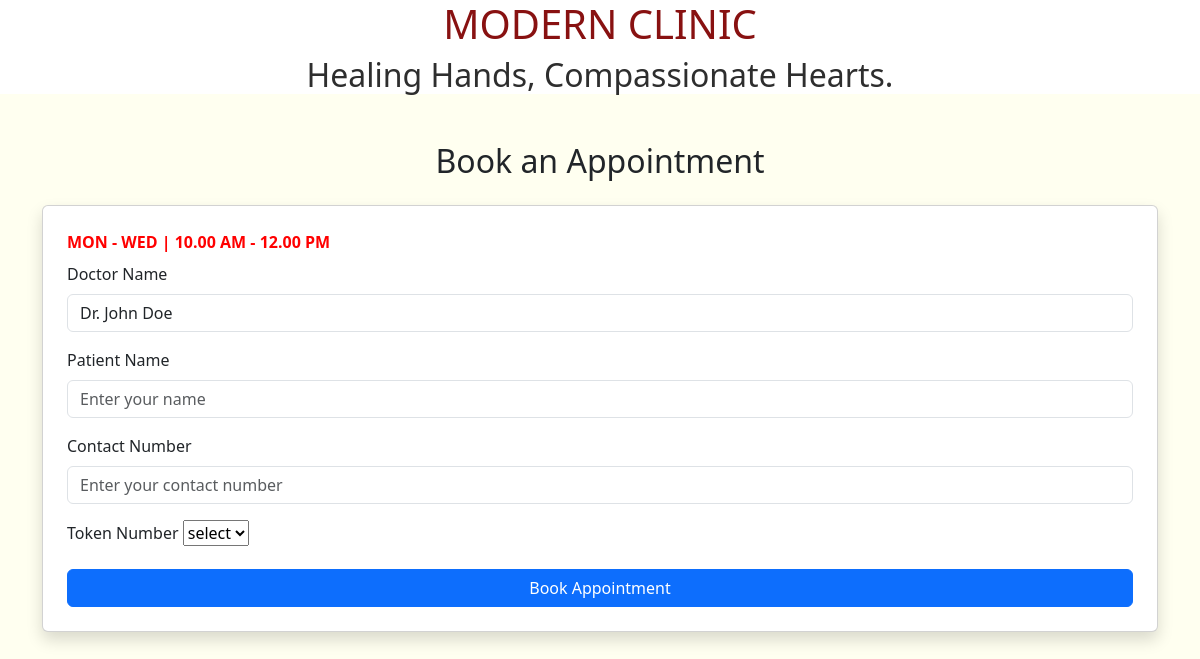
/booking/appointment/1, run on an earlier commit of the app's database.
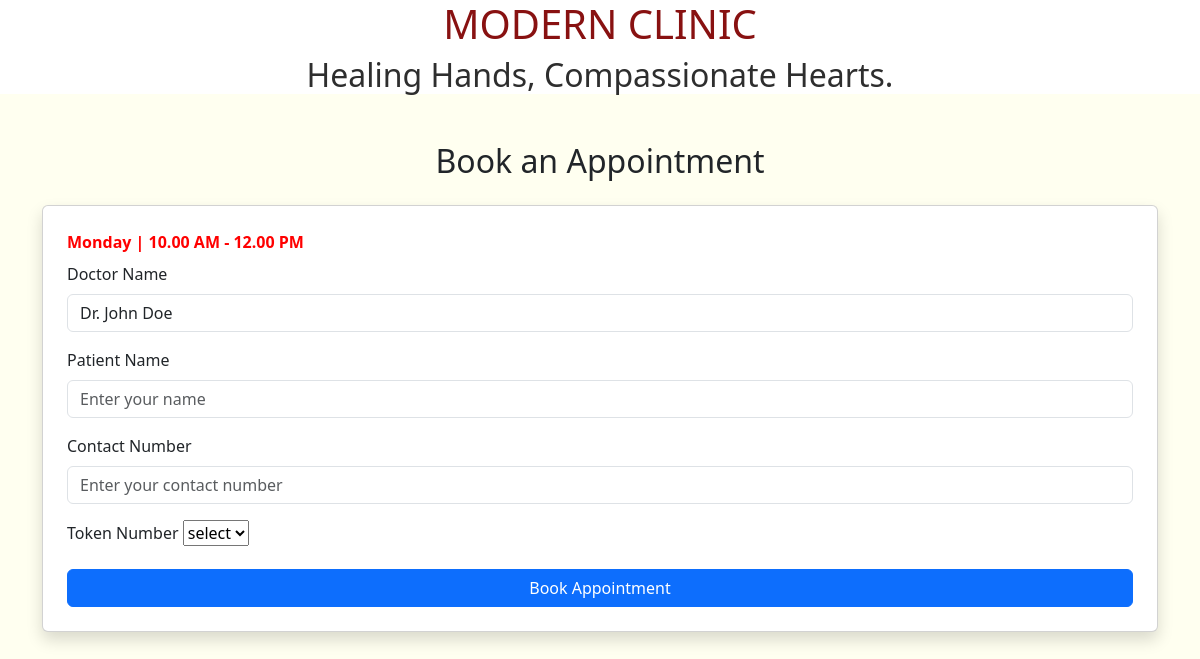
And on a later commit of the database.
### booking/models.py (models this page shows, shortened)
class TeamofDoctors(models.Model):
    name = models.CharField(max_length=50,null=True,blank=True)
    specialization = models.CharField(max_length=50,null=True,blank=True)
    op_date = models.CharField(max_length=250,null=True,blank=True)

### booking/views.py (the view)
# urls.py: path('appointment/<int:doctor_id>',views.appointment_page,name="appointment")
def appointment_page(request,doctor_id):
    doctor = TeamofDoctors.objects.get(id=doctor_id)
    tokens = Token.objects.filter(doctor=doctor,is_booked=False)
    return render(request,"booking/appointment.html",{'doctor':doctor,'tokens':tokens})

### booking/templates/booking/appointment.html (shortened to what this page needs)
<!DOCTYPE html>
{% extends 'booking/home.html'%}
{% block content %}
<html lang="en">
<head>
    <link rel="stylesheet" href="https://cdn.jsdelivr.net/npm/bootstrap@5.3.0/dist/css/bootstrap.min.css">
</head>
<body>
<div class="container mt-5">
    <h2 class="text-center mb-4">Book an Appointment</h2>
    <div class="card p-4 shadow">
        <form>
            <strong><label style="color: red;" for="" class="form-label">{{doctor.op_date}}</label></strong>
            <div class="mb-3">
                <label for="patientName" class="form-label">Doctor Name</label>
                <input type="text" class="form-control" id="patientName" value="{{doctor.name}}" readonly>
            </div>
            <div class="mb-3">
                <label for="patientName" class="form-label">Patient Name</label>
                <input type="text" class="form-control" id="patientName" placeholder="Enter your name" required>
            </div>
            <div class="mb-3">
                <label for="contactNumber" class="form-label">Contact Number</label>
                <input type="tel" class="form-control" id="contactNumber" placeholder="Enter your contact number" required>
            </div>
            <div class="mb-3">
                <label for="tokenNumber" class="form-label">Token Number</label>
                <select name="" id="">
                    <option>select</option>
                </select>
            </div>
            <button type="submit" class="btn btn-primary w-100">Book Appointment</button>
        </form>
    </div>
</div>
{% endblock %}

What changed in the data, as far as the page shows it:
changed TeamofDoctors "Dr. John Doe": op_date "MON - WED | 10.00 AM - 12.00 PM" → "Monday | 10.00 AM - 12.00 PM"
